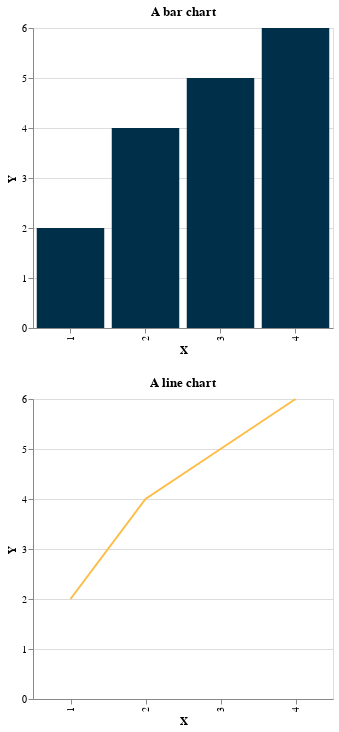

The notebook cell this image was saved under:
### Markdown cell above
## Vertical Concatenation

### Code cell
alt.vconcat(chart1,chart2)

### Figure 1 — Vega-Lite specification as saved in the notebook (floating-point values rounded to 4 significant figures)
{"config": {"view": {"continuousWidth": 400, "continuousHeight": 300}}, "vconcat": [{"mark": "bar", "encoding": {"color": {"value": "#003049"}, "x": {"field": "X", "type": "ordinal"}, "y": {"field": "Y", "type": "quantitative"}}, "title": "A bar chart", "width": 300}, {"mark": "line", "encoding": {"color": {"value": "#FCBE49"}, "x": {"field": "X", "type": "ordinal"}, "y": {"field": "Y", "type": "quantitative"}}, "title": "A line chart", "width": 300}], "data": {"name": "data-f6be64e55b67dfa3f8d06ba53b7821fc"}, "$schema": "https://vega.github.io/schema/vega-lite/v4.17.0.json", "datasets": {"data-f6be64e55b67dfa3f8d06ba53b7821fc": [{"X": 1, "Y": 2, "Z": 3, "H": 5, "M": 3, "Country": "USA"}, {"X": 2, "Y": 4, "Z": 4, "H": 6, "M": 4, "Country": "EU"}, {"X": 3, "Y": 5, "Z": 5, "H": 8, "M": 5, "Country": "EU"}, {"X": 4, "Y": 6, "Z": 6, "H": 9, "M": 3, "Country": "USA"}]}}
